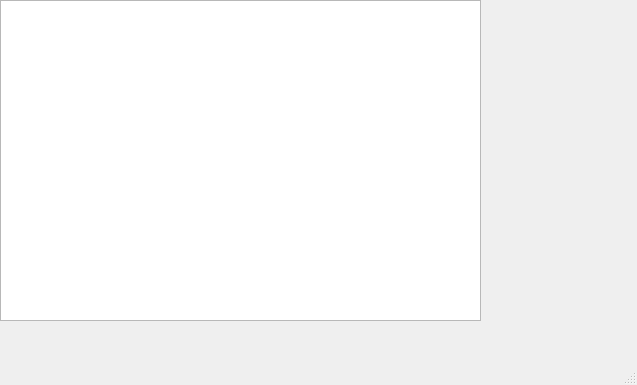
<?xml version="1.0" encoding="UTF-8"?>
<ui version="4.0">
 <class>MainWindow</class>
 <widget class="QMainWindow" name="MainWindow">
  <property name="geometry">
   <rect>
    <x>0</x>
    <y>0</y>
    <width>637</width>
    <height>385</height>
   </rect>
  </property>
  <property name="windowTitle">
   <string>MainWindow</string>
  </property>
  <widget class="QWidget" name="centralwidget">
   <widget class="QGraphicsView" name="graphicsView">
    <property name="geometry">
     <rect>
      <x>0</x>
      <y>0</y>
      <width>481</width>
      <height>321</height>
     </rect>
    </property>
   </widget>
  </widget>
  <widget class="QMenuBar" name="menubar">
   <property name="geometry">
    <rect>
     <x>0</x>
     <y>0</y>
     <width>637</width>
     <height>23</height>
    </rect>
   </property>
   <property name="defaultUp">
    <bool>false</bool>
   </property>
   <property name="nativeMenuBar">
    <bool>true</bool>
   </property>
  </widget>
  <widget class="QStatusBar" name="statusbar"/>
 </widget>
 <resources/>
 <connections/>
</ui>
